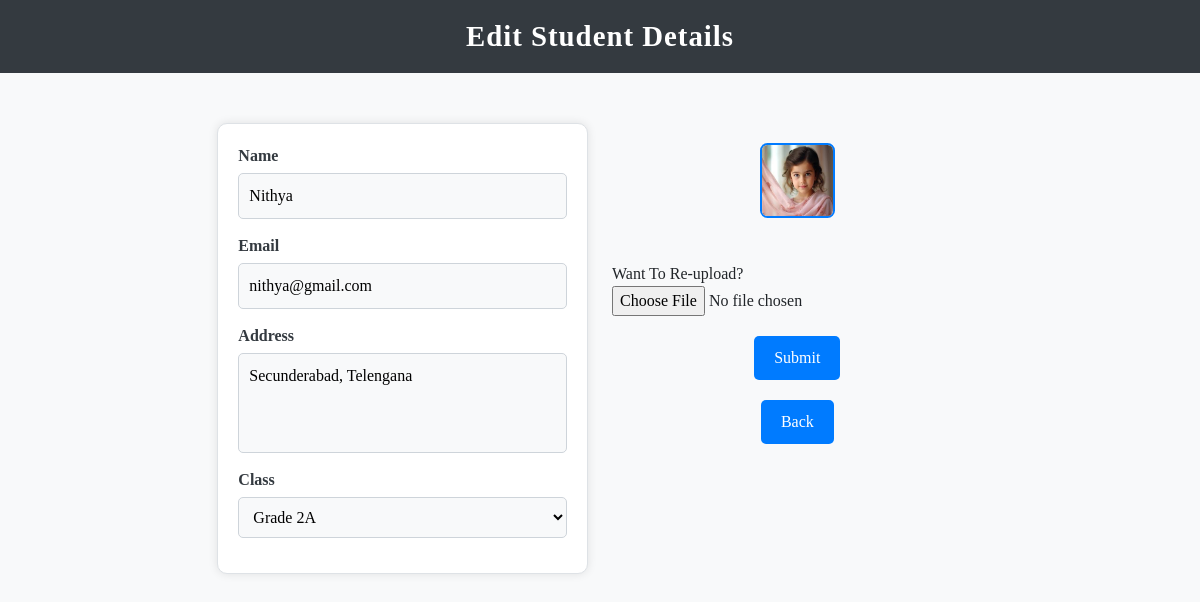
/edit.php?id=10, run on the app's committed database.
### tables this page shows
CREATE TABLE `student` (
  `id` int(11) NOT NULL,
  `name` varchar(255) NOT NULL,
  `email` varchar(255) NOT NULL,
  `address` text NOT NULL,
  `created_at` timestamp NOT NULL DEFAULT current_timestamp(),
  `class_id` int(11) NOT NULL,
  `image` varchar(255) NOT NULL
);

### edit.php (the view, shortened to what this page needs)
<?php
    include_once("db.php");
?>
<html>
    <head>
        <link href="https://cdn.jsdelivr.net/npm/bootstrap@5.3.0-alpha2/dist/css/bootstrap.min.css" rel="stylesheet">
        <link rel="stylesheet" href="css/edit.css">
    </head>
    <body>
        <header>
            <center>Edit Student Details</center>
        </header>
        <section>
            <div class="row">
            <div class="col col-md-2"></div>
            <?php
                    $id=$_GET['id'];
                    $sql="select s.name,s.email, c.class_id, s.address, s.image, c.name as class_name, s.created_at from student s join classes c on s.class_id=c.class_id where s.id='$id'";
                    $run=mysqli_query($con,$sql);
                    $row=mysqli_fetch_assoc($run);
            ?>
                <div class="col col-md-4">
                    <form action="" method="post" enctype="multipart/form-data" onsubmit="return validation()">
                        <label for="name">Name</label>
                        <input type="text" id="name" name="s_name" placeholder="Enter Student Name" value="<?php echo $row['name']; ?>"><br>
                        <label for="email">Email</label>
                        <input type="email" placeholder="Enter Student Email" name="s_email" id="email" value="<?php echo $row['email']  ?>"><br>
                        <label for="address">Address</label>
                        <textarea  placeholder="Enter Student Address" id="address" name="s_address"><?php echo $row['address']  ?></textarea><br>
                        <label for="class_id">Class</label>
                        <select name="s_class" id="class_id">
                            <?php
                                $sql="select * from classes";
                                $run=mysqli_query($con,$sql);
                                while($row1=mysqli_fetch_assoc($run)){
                                    $selected=($row1['class_id']==$row['class_id'])?"selected":"";
                                    ?> <option value="<?php echo $row['class_id'];?>" <?php echo $selected;?> ><?php echo $row1['name']; ?></option>  <?php
                                }
                            ?>
                        </select><br>
                </div>
                <div class="col col-md-4"><img src="upload/<?php echo $row['image']; ?>" alt=""  height=75 width=75><br>
                <label for="image">Want To Re-upload?</label>
                    <input type="file" name="s_image" id="image" accept=".jpg,.png"><br>
                    <button type="submit" name="s_entry">Submit</button>
                    <button type="button" onclick="window.location.href='index.php'">Back</button>
                </div>
                <div class="col col-md-2"></div>
            </div>
        </section>
    </body>
</html>

### css/edit.css (style rules this page uses)
body { font-family: 'Garamond'; background-color: #f8f9fa; margin: 0; padding: 0; }
header { background-color: #343a40; color: white; padding: 15px 0; text-align: center; font-size: 1.8rem; font-weight: bold; letter-spacing: 1px; }
section { margin-top: 30px; padding: 20px; }
form { padding: 20px; background-color: #ffffff; border: 1px solid #dee2e6; border-radius: 10px; box-shadow: 0px 0px 10px rgba(0, 0, 0, 0.1); }
form label { font-size: 1rem; font-weight: 600; color: #343a40; display: block; margin-bottom: 5px; }
form input[type="text"], form input[type="email"], form textarea, form select { width: 100%; padding: 10px; margin-bottom: 15px; border: 1px solid #ced4da; border-radius: 5px; font-size: 1rem; background-color: #f8f9fa; }
form textarea { resize: none; height: 100px; }
img { display: block; margin: 20px auto; border: 2px solid #007bff; border-radius: 10%; }
.row { margin-bottom: 15px; }
.row div { margin-bottom: 10px; }
select { background-color: #ffffff; font-size: 1rem; }
button { display: block; margin: 20px auto; padding: 10px 20px; font-size: 16px; color: #fff; background-color: #007bff; border: none; border-radius: 5px; transition: background-color 0.3s ease, transform 0.3s ease; cursor: pointer; }

### data on the page
student: s_name "Nithya", s_email "nithya@gmail.com", s_address "Secunderabad, Telengana", image (picture)

### other printed values
form field s_class "Grade 2A"
